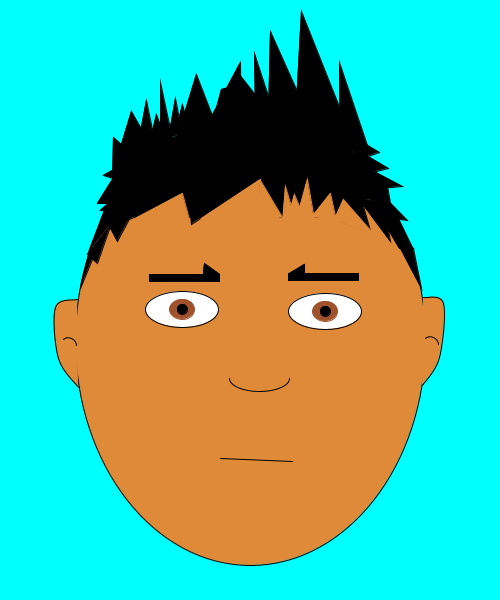
Frame 1 (no input)
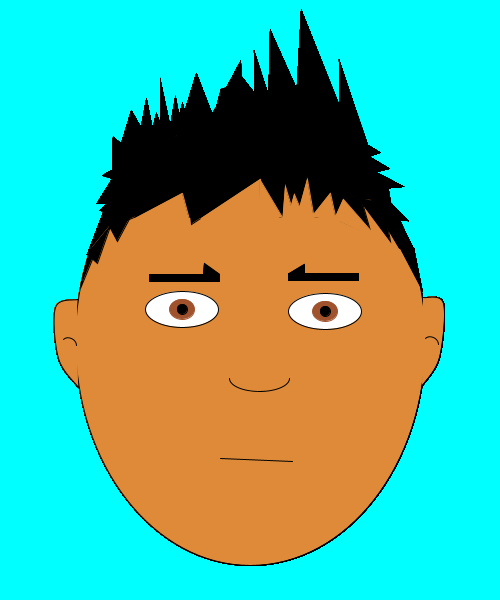
Frame 60 (the mouse pressed at the canvas centre just before this capture)
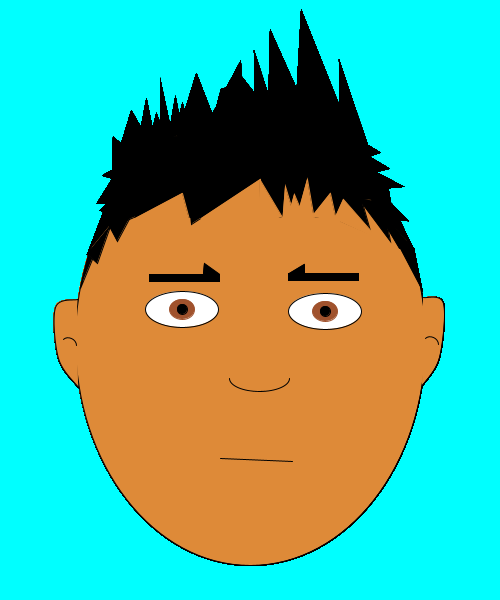
Frame 120 (the mouse held since frame 60 and released just before this capture)

The Processing sketch that drew these frames (run headless with seeded random() and noise(); from frame 60 on, the mouse is pressed at the canvas centre):

// Processing sketch: processing_168652
// ── processing_168652.pde

void setup() {
    size (500, 600);  
    background (0, 255, 255);
      
}  

void draw () {
  println (mouseX +  "," + mouseY);
  
  //cara
  stroke (0, 0, 0);
  fill (222, 138, 56);
  ellipse (250, 340, 350, 450);
  
  //orella esquerra
  stroke(0, 0, 0);
  fill(222, 138, 56);
  beginShape(); 
  curveVertex (77, 299);
  curveVertex (77, 299);
  curveVertex (55, 307);
  curveVertex (58, 358);
  curveVertex (78, 387);
  curveVertex (78, 387);
  endShape();
  //oida
  stroke(0);
  fill(222, 138, 56);
  arc(69, 345, 15, 15, PI+QUARTER_PI, TWO_PI);
  
  //orella dreta
  stroke(0, 0, 0);
  fill(222, 138, 56);
  beginShape();
  curveVertex (423,297);
  curveVertex (423, 297);
  curveVertex (443, 303);
  curveVertex (439, 357);
  curveVertex (422, 385);
  curveVertex (422, 385);
  endShape();
  //oida
  stroke(0);
  fill(222, 138, 56);
  arc(431, 344, 15, 15, PI+QUARTER_PI, TWO_PI);
  
  //ull esquerra
  stroke(0);
  fill(255, 255, 255);
  ellipse(182, 309, 73, 36);
  stroke(160,82,45 );
  fill(160,82,45 );
  ellipse(182,309, 25, 20);
  //pupila esquerra
  stroke(0);
  fill(0);
  ellipse(182, 309, 10, 10);
  //cella esquerra
  stroke(0);
  fill (0);
  rect(149, 274, 70, 7);
  triangle(204, 263, 203, 273, 218, 273);
  
  //ull dret
  stroke(0);
  fill(255, 255, 255);
  ellipse(325, 311, 73, 36);
  stroke(160,82,45 );
  fill(160,82,45 );
  ellipse(325, 311, 25, 20);
  //pupila dreta
  stroke(0);
  fill(0);
  ellipse(325, 311, 10, 10);
  //cella dreta
  stroke(0);
  fill(0);
  rect(288, 273, 70, 7);
  triangle(304, 264, 304, 273, 289, 273);
  
  //nas
  noFill();
  stroke(0);
  arc(259, 378, 60, 26, 0, PI, OPEN); 
  
  //boca
  stroke(0);
  fill(0);
  line(220, 458, 292, 461);
  
  //cabell
  stroke(0);
  fill(0);
  rect(135, 137, 210, 80);
  triangle(113, 137, 111, 226, 182, 198);
  triangle(131, 111, 117, 157, 156,155);
  triangle(135, 157,103, 175, 152, 190);
  triangle(196, 74, 177, 136, 220, 136);
  triangle(175, 98, 168, 138, 182, 134); 
  triangle(182, 104, 177, 125, 186,119);
  triangle(160, 82, 160, 140, 172, 138);
  triangle(146, 100, 139, 137, 154, 139);
  triangle(156, 114, 150, 140, 165, 138);
  triangle(131, 182, 100, 210, 139, 213);
  triangle(122, 163, 97, 203, 136, 203);
  triangle(104, 210, 88, 252, 128,203);
  triangle(88, 255, 80, 288, 92, 259);
  triangle(110, 226, 87, 254, 97, 263);
  triangle(221, 89, 208, 138, 232, 86);
  triangle(240, 62, 201, 135, 241, 143);
  triangle(239,74, 236, 119, 278, 124);
  triangle(270, 31, 268, 117, 309, 118);
  triangle(301, 11, 295, 121, 346, 124);
  rect(236, 114, 110, 30);
  triangle(354, 174, 340, 221, 371, 234);
  triangle(340, 136, 341, 200, 389, 199);
  triangle(254, 53, 255, 112, 273, 111);
  triangle(353, 138, 354, 160, 369, 168);
  triangle(339, 62, 340, 152, 369, 151);
  triangle(366, 178, 377, 216, 407, 220);
  triangle(370, 185, 387, 185, 391, 209);
  triangle(354, 137, 354, 161, 379, 152);
  triangle(361, 152, 364, 174, 388, 168);
  triangle(368, 168, 369, 189, 402, 186);
  triangle(383, 214, 397, 216, 411, 245);
  triangle(413, 248, 421, 288, 400, 248);
  triangle(380, 216, 399, 248, 413, 248);
  triangle(407, 242, 395, 239, 364, 188);
  triangle(358, 198, 383, 203, 390, 241);
  triangle(189, 194, 191, 224, 260, 179);
  triangle(108, 224, 132, 213, 117, 241);
  stroke (222, 138, 56);
  fill (222, 138, 56);
  triangle(307, 179, 296, 219, 314, 219);
  triangle(294, 216, 285, 186, 282, 224);
  triangle(294, 194, 285, 227, 307, 225);
  triangle(330, 193, 311, 217, 336, 220);
  triangle(343, 199, 334, 219, 378, 239);
  triangle(282, 217, 260, 180, 258, 224);
  triangle(201, 218, 260, 179, 259, 220);
  triangle(133, 219, 182, 193, 189, 219);
  
  
  
}  
